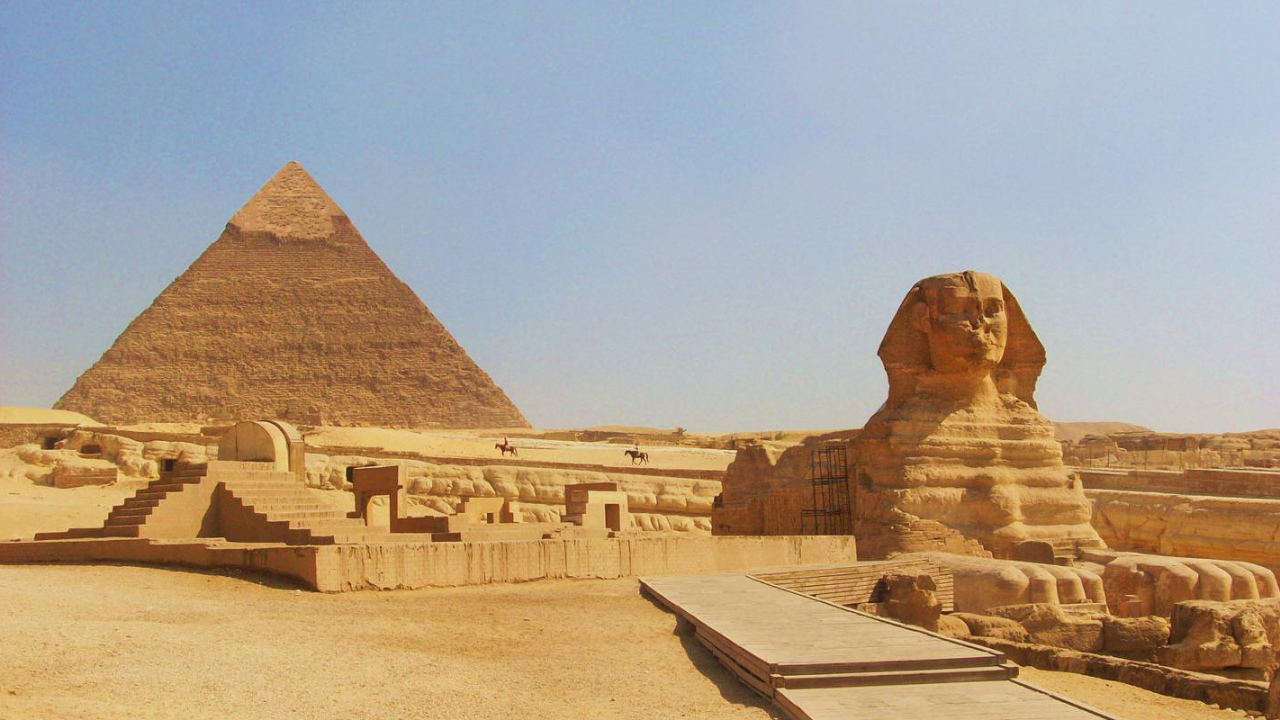
#> input picture FIAP/VISCOM/cp/Atividade 3/gize.png, 1280 x 720 px
$ jupyter execute atividade3_rm94199.ipynb   (shell and % lines are left out)
#> lines starting #> are read from the running program, lines starting #| are printed output that depends on the picture; after the words box and inside, x2 and y2 are one past the last pixel; in counts of white or black regions, pixels touching at a corner belong together
## Atividade 3

Dada a imagem (no repositório “imagens/gize.png”), realize a extração da pirâmide, por meio de uma máscara poligonal, para uma outra imagem com fundo na cor preto.

## 1. Requerimentos

Todas as bibliotecas já estão instaladas no Google Colab.

* OpenCV >= 3.4.3
* Matplotlib >= 3.1.3
* Seaborn >= 0.0.10
* Numpy >= 1.18.1

### 1.2 Arquivos

Faça upload da imagem se utilizando do seguinte snippet de código:

[cell 1]
from google.colab import files

uploaded = files.upload()
#> the answer given: gize.png

for fn in uploaded.keys():
  print('Usuario fez upload da imagem "{name}" com tamanho {length} bytes'.format(name=fn, length=len(uploaded[fn])))

Importação das bibliotecas.

[cell 2]
import numpy as np
import matplotlib.pyplot as plt
import seaborn as sns
import cv2

#Exibição na mesma tela do Jupyter

plt.style.use('seaborn')
sns.set_style("whitegrid", {'axes.grid' : False})

## 2. Solução

Carregando a imagem original.

[cell 3]
imagem = cv2.imread("gize.png")
#> imagem is the input picture: shape (720, 1280, 3); mean B, G, R 140.3, 159, 174.3
imagem = cv2.cvtColor(imagem, cv2.COLOR_BGR2RGB)

plt.figure(figsize=(20,10))
plt.imshow(imagem)
plt.title("Pirâmide")

Aplicando a máscara para realizar a subtração.

[cell 4]
# IMPLEMENTAR

img = imagem.copy()

mask = np.zeros((img.shape[0],img.shape[1]),np.int8)

points = np.array([[70,410],[280,170],[530,420]],np.int32)

cv2.fillPoly(mask,[points],(255,0,0))
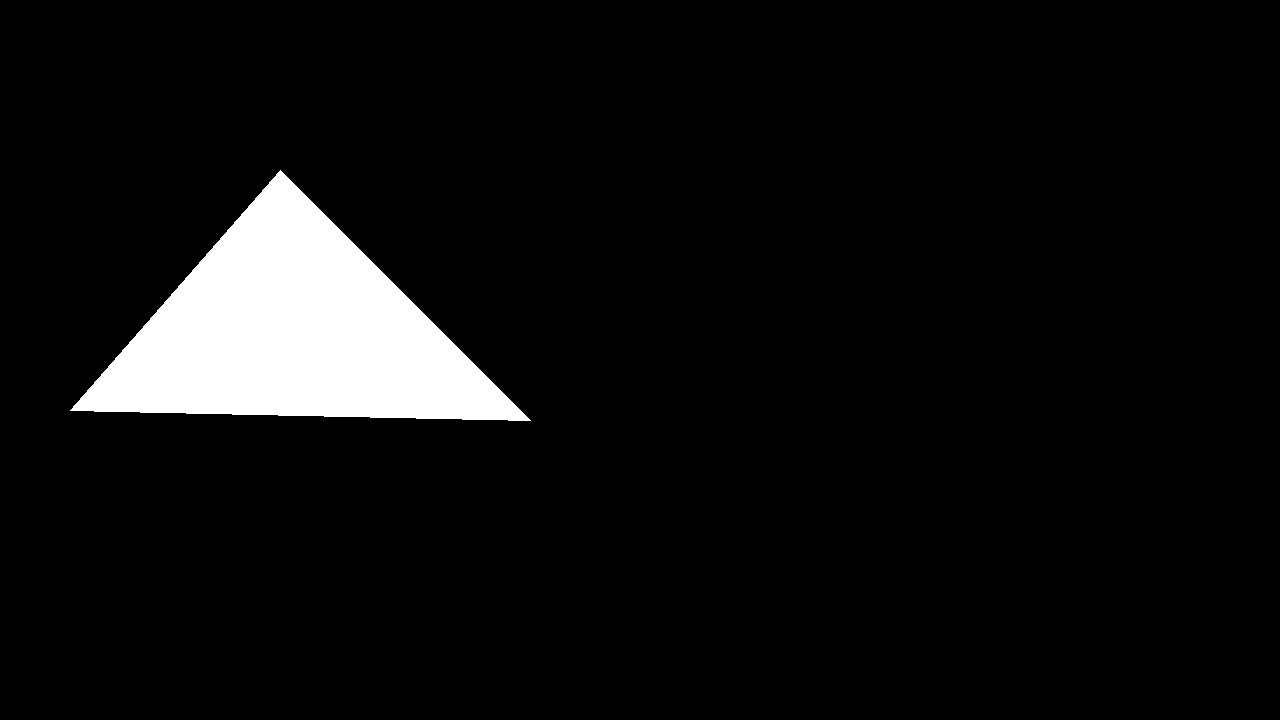
#> mask: shape (720, 1280) int8; values 0 (black) and 127 (white), 6.2% white; 1 white region, box (x1, y1, x2, y2) and area: (70, 170, 531, 421) 56736

plt.figure(figsize=(20,10))
plt.imshow(mask)

Realizando a operação de subtração.
*O seguinte [exemplo](https://docs.opencv.org/3.2.0/d0/d86/tutorial_py_image_arithmetics.html), da própria documentação do OpenCV, detalha um pouco sobre o uso das máscaras.*

[cell 5]
# IMPLEMENTAR

plt.figure(figsize=(20,10))
plt.imshow(cv2.bitwise_and(img,img,mask=mask))
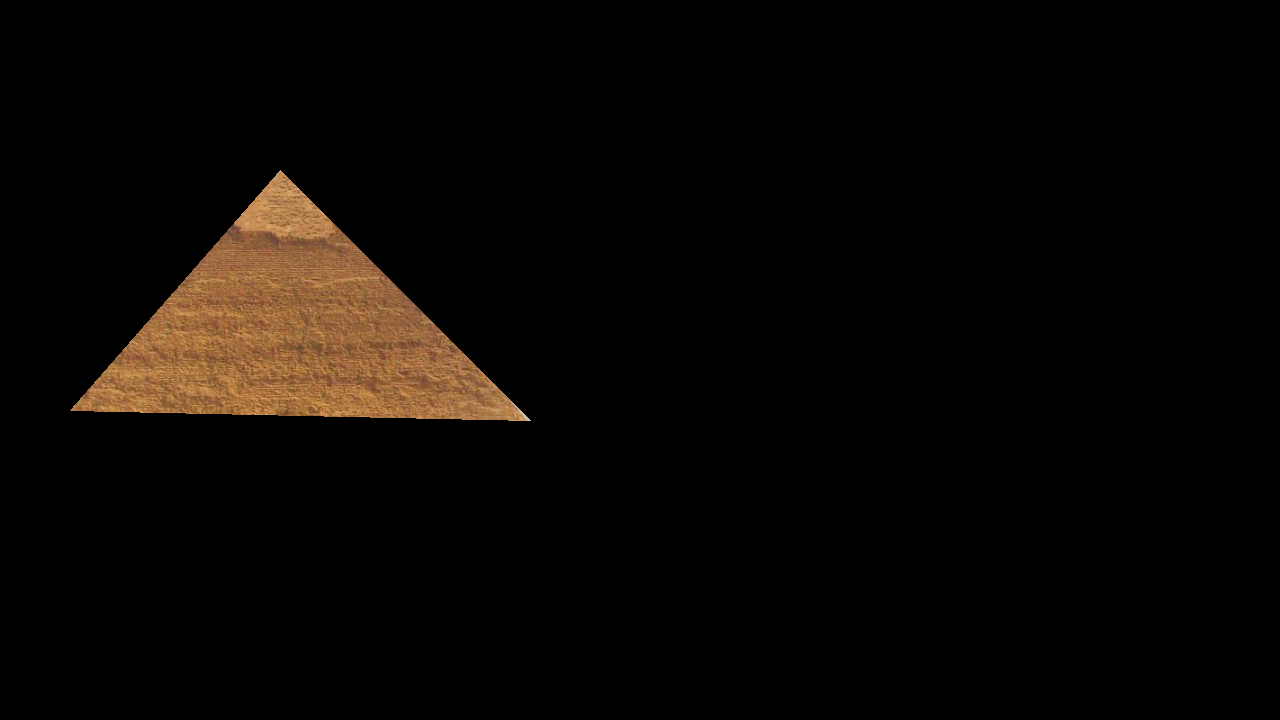
#> shown: shape (720, 1280, 3); mean R, G, B 10, 6.8, 4
